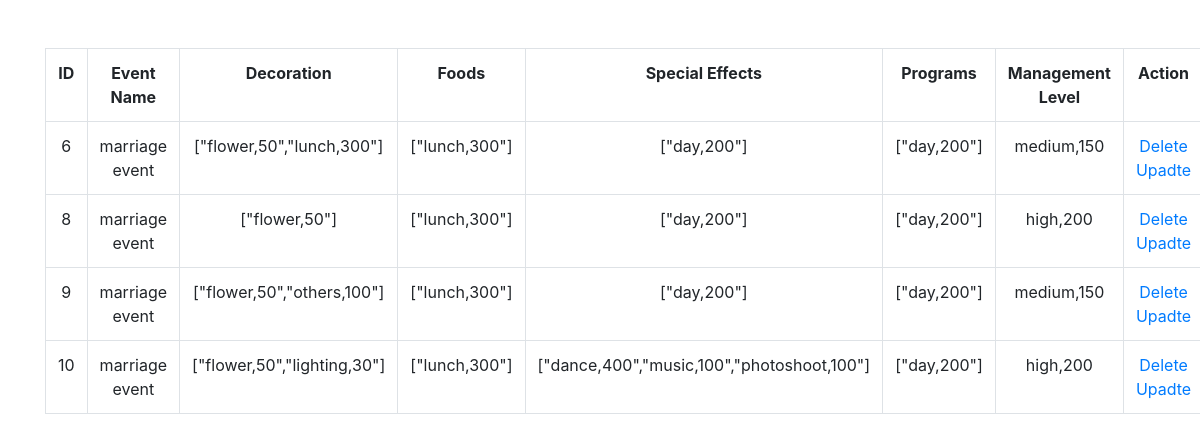
Page /php/view.php on the committed database.
### tables this page shows
CREATE TABLE `events` (
  `id` int(200) NOT NULL,
  `user_id` int(11) NOT NULL,
  `event_name` varchar(200) NOT NULL,
  `decorations` varchar(200) NOT NULL,
  `foods` varchar(200) NOT NULL,
  `special_effects` varchar(200) NOT NULL,
  `programs` varchar(200) NOT NULL,
  `management_level` varchar(200) NOT NULL,
  `current_date` datetime NOT NULL DEFAULT CURRENT_TIMESTAMP,
  `status` tinyint(1) NOT NULL
);

### php/view.php (the view, shortened to what this page needs)
<!DOCTYPE html>
<html lang="en">
<head>
    <link rel="stylesheet" href="https://maxcdn.bootstrapcdn.com/bootstrap/4.0.0/css/bootstrap.min.css">
</head>
<body>
    <div class="container mt-5">
    <form action="../php/delete.php" method="POST">
        <table class="table table-bordered text-center">
                  <tr>
                    <th scope="col">ID</th>
                    <th scope="col">Event Name</th>
                    <th scope="col">Decoration</th>
                    <th scope="col">Foods</th>
                    <th scope="col">Special Effects</th>
                    <th scope="col">Programs</th>
                    <th scope="col">Management Level</th>
                    <th scope="col">Action</th>
                  </tr>
                  <?php
                  include_once('conn.php');
                    $query=mysqli_query($conn,"SELECT * FROM `events`");
                    while($result=mysqli_fetch_array($query)){
                  ?>
                  <tr>
                  <td><?php echo $result['id']; ?></td>
                    <td><?php echo $result['event_name']; ?></td>
                    <td><?php echo $result['decorations']; ?></td>
                    <td><?php echo $result['foods']; ?></td>
                    <td><?php echo $result['special_effects']; ?></td>
                    <td><?php echo $result['programs']; ?></td>
                    <td> <?php echo $result['management_level']; ?></td>
                    <td>
                    <a href="delete.php?id=<?php echo $result['id']; ?>" >
                      Delete
                    </a>
                    <a href="view.php?id=<?php echo $result['id'];?>">
                    Upadte
                    </a>
                    </td>
                  </tr>
               <?php
                    };
               ?>
              </table>
            </form>
        </div>
</body>
</html>

### rows in the picture
events: id "6", event_name "marriage event", decorations "[\"flower,50\",\"lunch,300\"]", foods "[\"lunch,300\"]", special_effects "[\"day,200\"]", programs "[\"day,200\"]", management_level "medium,150"
events: id "8", event_name "marriage event", decorations "[\"flower,50\"]", foods "[\"lunch,300\"]", special_effects "[\"day,200\"]", programs "[\"day,200\"]", management_level "high,200"
events: id "9", event_name "marriage event", decorations "[\"flower,50\",\"others,100\"]", foods "[\"lunch,300\"]", special_effects "[\"day,200\"]", programs "[\"day,200\"]", management_level "medium,150"
events: id "10", event_name "marriage event", decorations "[\"flower,50\",\"lighting,30\"]", foods "[\"lunch,300\"]", special_effects "[\"dance,400\",\"music,100\",\"photoshoot,100\"]", programs "[\"day,200\"]", management_level "high,200"
